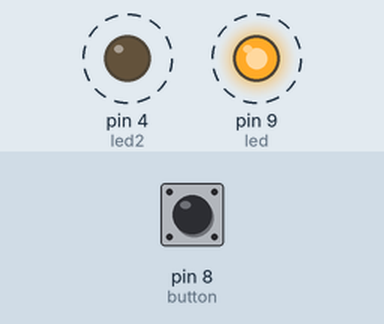
The sketch below on a simulated Arduino Uno, built with avr-gcc and run on an emulated ATmega328P. On the bench: output pins drawn as LEDs (lit = HIGH). Dashed ring = blinking. The test bench sets the inputs (shaded band); at power-on: pin 8 (button) HIGH. What the sketch prints to the serial monitor is not drawn.

Above: at 0.5 s.
Timing chart, 0 to 4.6 s (numbered marks = the images above):
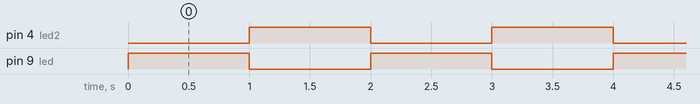

The sketch:

buttonpush.ino
```cpp
  const int led=9;
  const int button=8;
  const int led2=4;
   int buttonState=0;
  int flag=0;
void setup() {
  Serial.begin(9600);
 // Serial.print("in if");
  pinMode(led,OUTPUT);
  pinMode(led2,OUTPUT);
  pinMode(button,INPUT_PULLUP);

}


  // put your setup code here, to run once:
void loop() {

  buttonState=digitalRead(button);
Serial.print(buttonState);
  if(buttonState==1){
  //Serial.print("in first if");
    if(flag==0){
    //1 = on
      digitalWrite(led,1);

    flag=1;
      if(flag==1){
        delay(1000);
        //0==off);
        digitalWrite(led,0);
         digitalWrite(led2,1);
        delay(1000);
        digitalWrite(led2,0);


         flag=0;
      }


    }


  }
}


  // put your main code here, to run repeatedly:
```

Measured:
- by itself, pin 4 (led2), pin 9 (led): alternates HIGH for 1.0 s and LOW for 1.0 s
- by itself, everything shown: repeats every 2.0 s, in 3 steps
